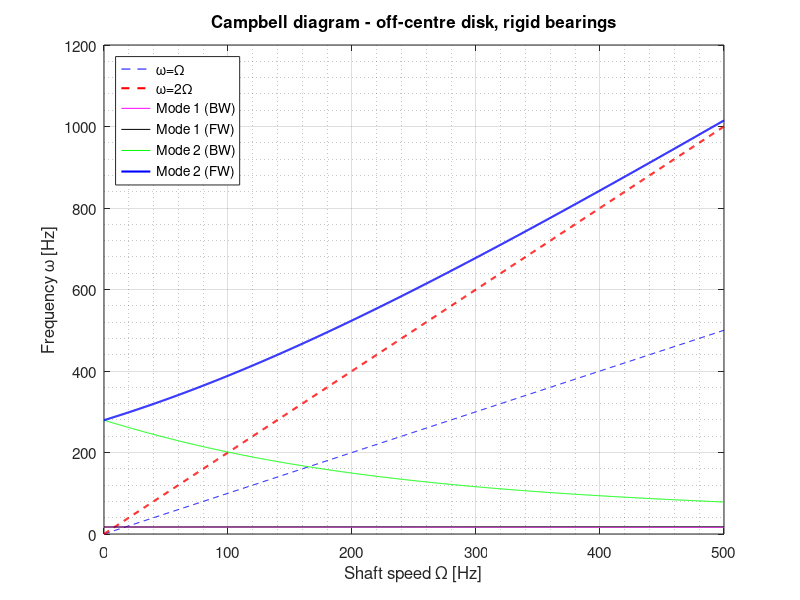
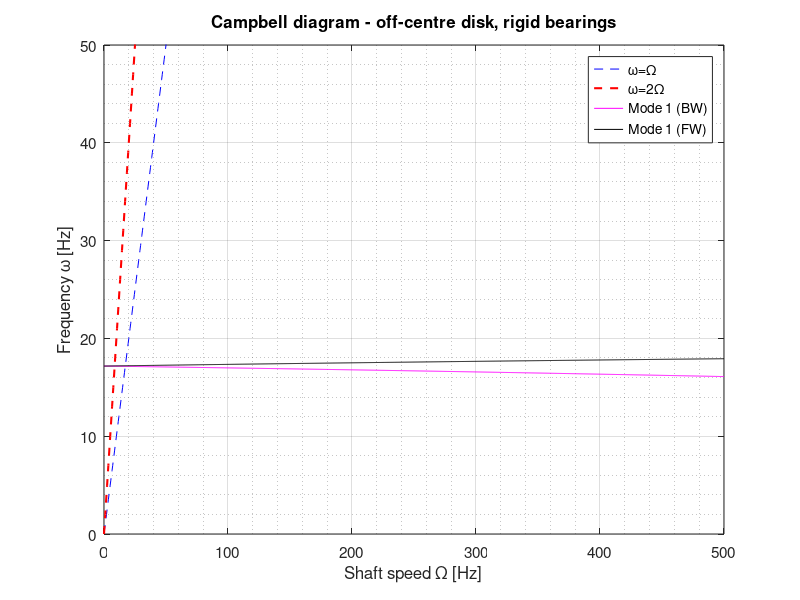
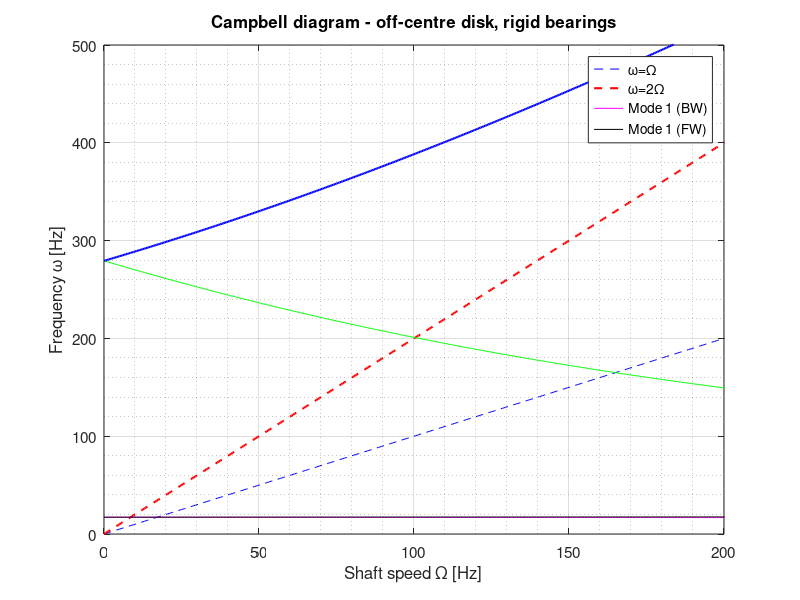
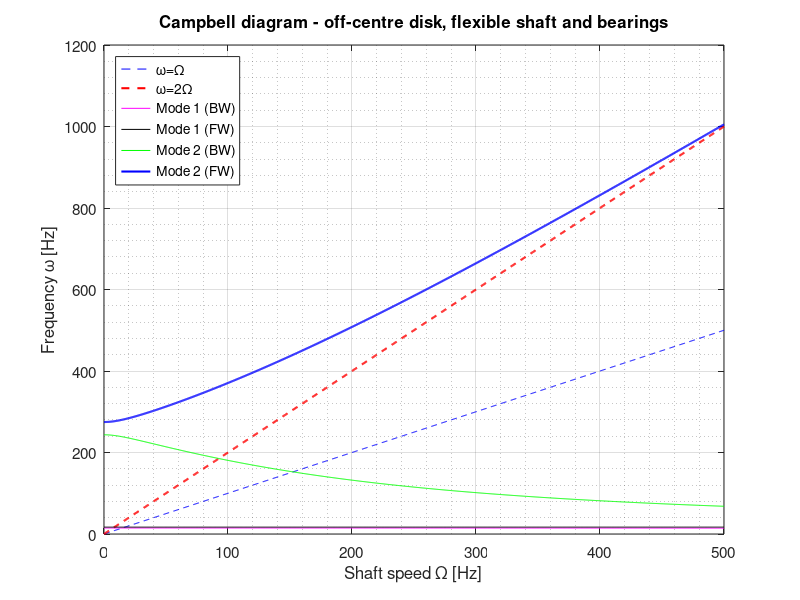

The MATLAB source for these figures, in order:
% Analise de maquinas rotativas - Exercicio 2
% Nicolas Londero Gass
clear all; close all; clc

%% Caso disco descentralizado com mancais rigidos
%% Parametros iniciais
E= 200*(10^9);                          %Modulo de elasticidade [Pa]
rho= 7850;                              %Densidade [kg/m³]
Ps= 0.3;                                %Poisson

%Eixo
De= 0.01;                               %Diametro eixo
Ce= 0.80;                               %Comprimento eixo
a= (2/3)*Ce;                            %Distancia disco-mancal A
b= (1/3)*Ce;                            %Distancia disco-mancal B
Ie= (pi*(De/2)^4)/4;                    %Momento de flexibilidade do eixo [m^4]

%Disco
Dd= 0.09;                               %Diametro disco
Cd= 0.02;                               %Comprimento disco
Ad= pi*(Dd/2)^2;                        %Area do disco [m²]
Vd= Ad*Cd;                              %Volume do disco [m³]
md= Vd*rho;                             %Massa do disco []
Ip= (md*(Dd^2))/8;                      %Momento de inercia polar do disco [m^4]
Id= Ip/2 + (md*Cd^2)/12;                %Momento de inercia diametral do disco [m^4]

Ke= (3*E*Ie*(a^3 + b^3))/(a^3 * b^3);	%Rigidez do eixo (k22)
k= (3*E*Ie*Ce*(a-b))/(a^2 * b^2);       %Rigidez do eixo (k23)
Kr= (3*E*Ie*Ce)/(a*b);                  %Rigidez do eixo (k33)

M= [md 0 0 0;...
    0 md 0 0;...
    0 0 Id 0;...
    0 0 0 Id];

K= [Ke 0 0 -k;...
    0 Ke k 0;...
    0 k Kr 0;...
    -k 0 0 Kr];

G= [0 0 0 0;...
    0 0 0 0;...
    0 0 0 Ip;...
    0 0 -Ip 0];

Z= zeros(size(M));

%%
omg= 0:pi:500*2*pi;
omghz= omg/2/pi;

frq1=[]; frq2=[];
frq3=[]; frq4=[];
for i= 1:length(omg)
    
    GM= [G*omg(i) M;...
          M Z];
    
    KM= [K Z;...
         Z -M];
        
    res= eig(KM,-GM);
    omgn= sort(imag(res))/2/pi;
    
    frq1= [frq1 omgn(5)];
    frq2= [frq2 omgn(6)];
    frq3= [frq3 omgn(7)];
    frq4= [frq4 omgn(8)];
end

%Gráficos caso 1
figure(1)
plot(omghz, omghz,'b--',omghz, omghz*2,'r--','linewidth', 1.5); hold on
plot(omghz, frq1,'m',omghz, frq2,'k',omghz, frq3,'g',omghz, frq4,'b','linewidth', 1.5)
grid on; grid minor;
set(gca,'fontsize',11)
legend({'\omega=\Omega','\omega=2\Omega','Mode 1 (BW)','Mode 1 (FW)','Mode 2 (BW)','Mode 2 (FW)'},'location','northwest')
xlabel('Shaft speed \Omega [Hz]')
ylabel('Frequency \omega [Hz]')
title('Campbell diagram - off-centre disk, rigid bearings')

figure(2)
plot(omghz, omghz,'b--',omghz, omghz*2,'r--','linewidth', 1.5); hold on
plot(omghz, frq1,'m',omghz, frq2,'k',omghz, frq3,'g',omghz, frq4,'b','linewidth', 1.5)
grid on; grid minor; 
ylim([0 50]);
set(gca,'fontsize',11)
legend({'\omega=\Omega','\omega=2\Omega','Mode 1 (BW)','Mode 1 (FW)'},'location','northeast')
xlabel('Shaft speed \Omega [Hz]')
ylabel('Frequency \omega [Hz]')
title('Campbell diagram - off-centre disk, rigid bearings')

figure(3)
plot(omghz, omghz,'b--',omghz, omghz*2,'r--','linewidth', 1.5); hold on
plot(omghz, frq1,'m',omghz, frq2,'k',omghz, frq3,'g',omghz, frq4,'b','linewidth', 1.5)
grid on; grid minor; 
ylim([0 500]);
xlim([0 200]);
set(gca,'fontsize',11)
legend({'\omega=\Omega','\omega=2\Omega','Mode 1 (BW)','Mode 1 (FW)'},'location','northeast')
xlabel('Shaft speed \Omega [Hz]')
ylabel('Frequency \omega [Hz]')
title('Campbell diagram - off-centre disk, rigid bearings')



%% Caso disco descentralizado com mancal flexivel
%% Parametros iniciais
Kmy= Ke;                                %Coeficiente de rigidez do mancal em y
Kmz= 10*Ke;                             %Coeficiente de rigidez do mancal em z
alp= a/Ce;                              %Coeficiente alpha
bet= b/Ce;                              %Coeficiente beta

%Coeficientes de influencia, mancais rigidos e eixo flexivel
h22= (a^2*b^2)/(3*E*Ie*Ce);             
h23= a*b*(a-b)/(3*E*Ie*Ce);
h33= (a^3+b^3)/(3*E*Ie*Ce^2);
h11= h22;
h44= h33;
h14= -h23;
h41= h14;
h32= h23;

%Coeficientes de influencia, mancais flexivel e eixo rigido
h11_1= bet^2/(Kmy) + alp^2/(Kmy);
h14_1= bet/(Kmy*Ce) - alp/(Kmy*Ce);
h44_1= 1/(Kmy*Ce^2) + 1/(Kmy*Ce^2);

h22_1= bet^2/(Kmz) + alp^2/(Kmz);
h23_1= -bet/(Kmz*Ce) + alp/(Kmz*Ce);
h33_1= 1/(Kmz*Ce^2) + 1/(Kmz*Ce^2);

%Coeficientes de influencia, mancais flexivel e eixo flexivel
h11f= h11 + h11_1;
h14f= h14 + h14_1;
h44f= h44 + h44_1;
h22f= h22 + h22_1;
h23f= h23 + h23_1;
h33f= h33 + h33_1;

%Coeficientes de rigidez
delt1= h11f*h44f - h14f^2;
delt2= h22f*h33f - h23f^2;

k11= h44f/delt1;
k14= -h14f/delt1;
k44= h11f/delt1;
k22= h33f/delt2;
k23= -h23f/delt2;
k33= h22f/delt2;

K=[k11 0 0 k14;...
   0 k22 k23 0;...
   0 k23 k33 0;...
   k14 0 0 k44];

frq12=[];
frq22=[];
frq32=[];
frq42=[];
for i= 1:length(omg)
    
    GM= [G*omg(i) M;...
          M Z];
    
    KM= [K Z;...
         Z -M];
        
    res= eig(KM,-GM);
    omgn= sort(imag(res))/2/pi;
    
    frq12= [frq12 omgn(5)];
    frq22= [frq22 omgn(6)];
    frq32= [frq32 omgn(7)];
    frq42= [frq42 omgn(8)];
end

%Graficos caso 2
figure(4)
plot(omghz, omghz,'b--',omghz, omghz*2,'r--','linewidth', 1.5); hold on
plot(omghz, frq12,'m',omghz, frq22,'k',omghz, frq32,'g',omghz, frq42,'b','linewidth', 1.5)
grid on; grid minor;
set(gca,'fontsize',11)
legend({'\omega=\Omega','\omega=2\Omega','Mode 1 (BW)','Mode 1 (FW)','Mode 2 (BW)','Mode 2 (FW)'},'location','northwest')
xlabel('Shaft speed \Omega [Hz]')
ylabel('Frequency \omega [Hz]')
title('Campbell diagram - off-centre disk, flexible shaft and bearings')

figure(5)
plot(omghz, omghz,'b--',omghz, omghz*2,'r--','linewidth', 1.5); hold on
plot(omghz, frq12,'m',omghz, frq22,'k',omghz, frq32,'g',omghz, frq42,'b','linewidth', 1.5)
grid on; grid minor; 
ylim([0 50]);
xlim([0 100]);
set(gca,'fontsize',11)
legend({'\omega=\Omega','\omega=2\Omega','Mode 1 (BW)','Mode 1 (FW)'},'location','northeast')
xlabel('Shaft speed \Omega [Hz]')
ylabel('Frequency \omega [Hz]')
title('Campbell diagram - off-centre disk, flexible shaft and bearings')

figure(6)
plot(omghz, omghz,'b--',omghz, omghz*2,'r--','linewidth', 1.5); hold on
plot(omghz, frq12,'m',omghz, frq22,'k',omghz, frq32,'g',omghz, frq42,'b','linewidth', 1.5)
grid on; grid minor; 
ylim([0 500]);
xlim([0 200]);
set(gca,'fontsize',11)
legend({'\omega=\Omega','\omega=2\Omega','Mode 1 (BW)','Mode 1 (FW)'},'location','northwest')
xlabel('Shaft speed \Omega [Hz]')
ylabel('Frequency \omega [Hz]')
title('Campbell diagram - off-centre disk, flexible shaft and bearings')

%%
%% Diferença entre resultados
figure(7)
plot(omghz, (frq12-frq1),'m',omghz, (frq22-frq2),'k',omghz, (frq32-frq3),'g',omghz, (frq42-frq4),'b','linewidth', 1.5)
grid on; grid minor;
ylim([-40 2])
set(gca,'fontsize',11)
legend({'Mode 1, F-R (BW)','Mode 1, F-R (FW)','Mode 2, F-R (BW)','Mode 2, F-R (FW)'},'location','southeast')
xlabel('Shaft speed \Omega [Hz]')
ylabel('Frequency difference \omega [Hz]')
title('Difference: flexible (F) minus rigid (R) bearings')
